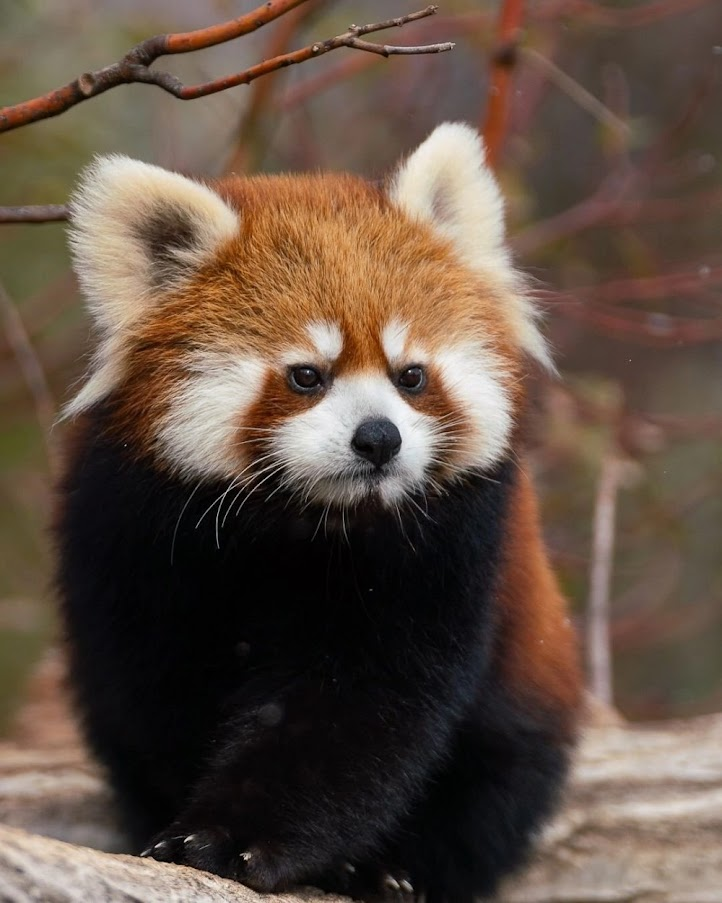
#> input picture buba.jpg, 722 x 903 px
$ jupyter execute lab1.ipynb
#> lines starting #> are read from the running program, lines starting #| are printed output that depends on the picture; after the words box and inside, x2 and y2 are one past the last pixel; in counts of white or black regions, pixels touching at a corner belong together
<a href="https://colab.research.google.com/github/danyathecoder/DSP/blob/main/lab1.ipynb" target="_parent"></a>

[cell 1]
import cv2 as cv
import matplotlib.pyplot as plt
import numpy as np
from PIL import Image, ImageDraw
from google.colab.patches import cv2_imshow

def convolution(image, kernel, average=False, verbose=False):
    if len(image.shape) == 3:
        print("Found 3 Channels : {}".format(image.shape))
        image = cv.cvtColor(image, cv.COLOR_BGR2GRAY)
        print("Converted to Gray Channel. Size : {}".format(image.shape))
    else:
        print("Image Shape : {}".format(image.shape))

    print("Kernel Shape : {}".format(kernel.shape))

    if verbose:
        plt.imshow(image, cmap='gray')
        plt.title("Image")
        plt.show()

    image_row, image_col = image.shape
    kernel_row, kernel_col = kernel.shape

    output = np.zeros(image.shape)

    pad_height = int((kernel_row - 1) / 2)
    pad_width = int((kernel_col - 1) / 2)

    padded_image = np.zeros((image_row + (2 * pad_height), image_col + (2 * pad_width)))

    padded_image[pad_height:padded_image.shape[0] - pad_height, pad_width:padded_image.shape[1] - pad_width] = image

    if verbose:
        plt.imshow(padded_image, cmap='gray')
        plt.title("Padded Image")
        plt.show()

    for row in range(image_row):
        for col in range(image_col):
            output[row, col] = np.sum(kernel * padded_image[row:row + kernel_row, col:col + kernel_col])
            if average:
                output[row, col] /= kernel.shape[0] * kernel.shape[1]

    print("Output Image size : {}".format(output.shape))

    if verbose:
        plt.imshow(output, cmap='gray')
        plt.title("Output Image using {}X{} Kernel".format(kernel_row, kernel_col))
        plt.show()

    return output

def draw_bright_hist(img: np.ndarray) -> None:
  plt.hist(img.ravel(), 256, [0, 256])
  plt.show()

def binarize(img: np.ndarray, g_min: int, g_max: int) -> np.ndarray:
  h = img.shape[0]
  w = img.shape[1]
  new_img = np.zeros((h,w),np.uint8)
  for i in range(h):
    for j in range(w):
      for k in range(3):
        if img[i, j, k] > g_min and img[i, j, k] < g_max:
          new_img[i, j] = 255
        else:
          new_img[i, j] = 0

  return new_img

def sobel_operator(img: np.ndarray) -> np.ndarray:
    filter = np.array([[-1, 0, 1], [-2, 0, 2], [-1, 0, 1]])
    return convolution(img, filter)

def main() -> None:
  buba = cv.imread('buba.jpg')
#> buba is the input picture: shape (903, 722, 3); mean B, G, R 67.6, 80.2, 97.8
  draw_bright_hist(buba)
#> in draw_bright_hist, `plt.show()`:
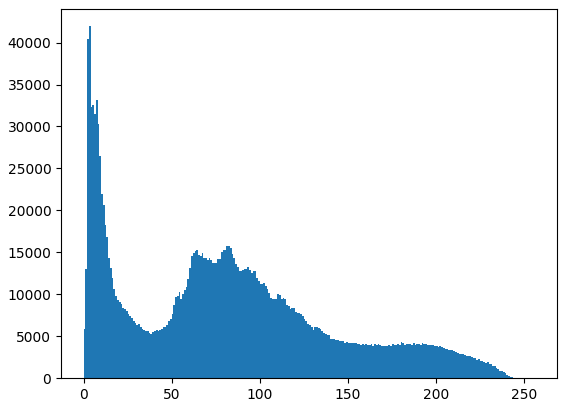
#> figure drawn by matplotlib, 1 panel; tallest bar 41949 high, from x = 3 to 4
  cv2_imshow(buba)

  binary_buba = binarize(buba, 100, 150)
#> after the loop in binarize, `for i in range(h):`:
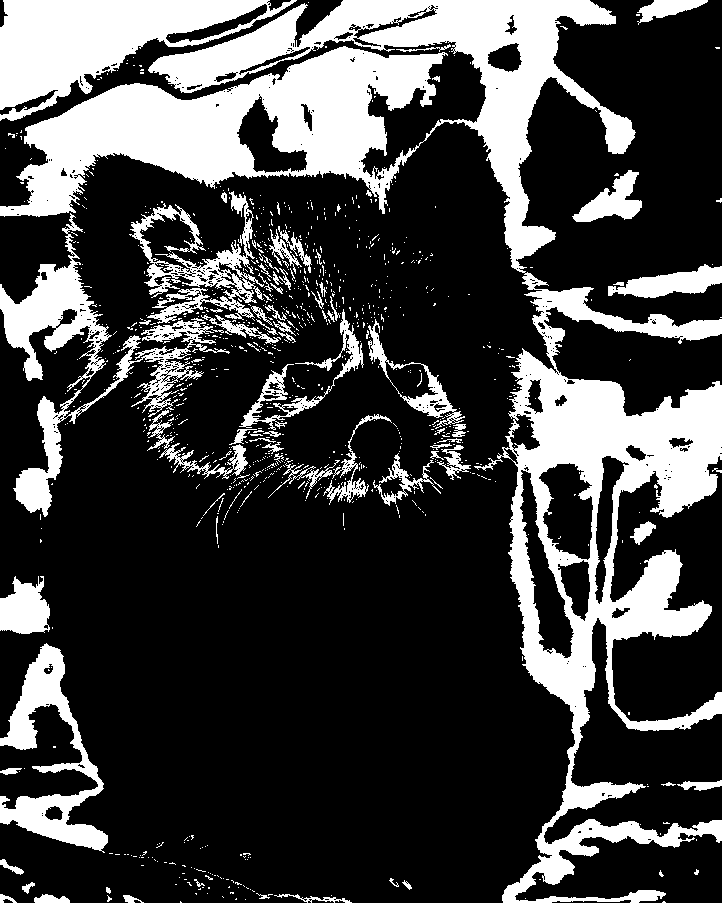
#> new_img: shape (903, 722); 26.1% white; 951 white regions (870 under 20 px), largest, box (x1, y1, x2, y2) and area: (0, 0, 722, 903) 107886, (0, 0, 297, 121) 16272, (0, 213, 230, 517) 12000
  draw_bright_hist(binary_buba)
#> in draw_bright_hist (call 2), `plt.show()`:
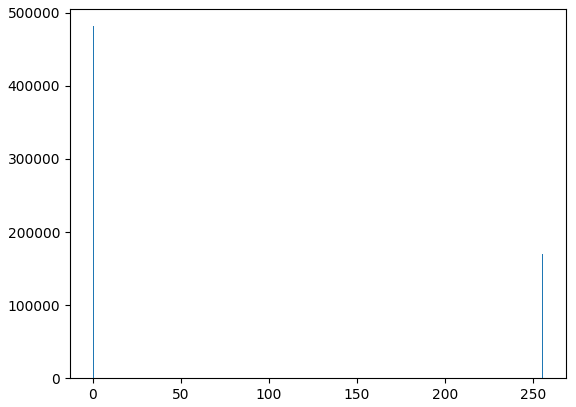
#> figure drawn by matplotlib, 1 panel; tallest bar 481723 high, from x = 0 to 1
  cv2_imshow(binary_buba)

  sobel_buba = sobel_operator(buba)
#| Found 3 Channels : (903, 722, 3)
#> in convolution, `image = cv.cvtColor(image, cv.COLOR_BGR2GRAY)`:
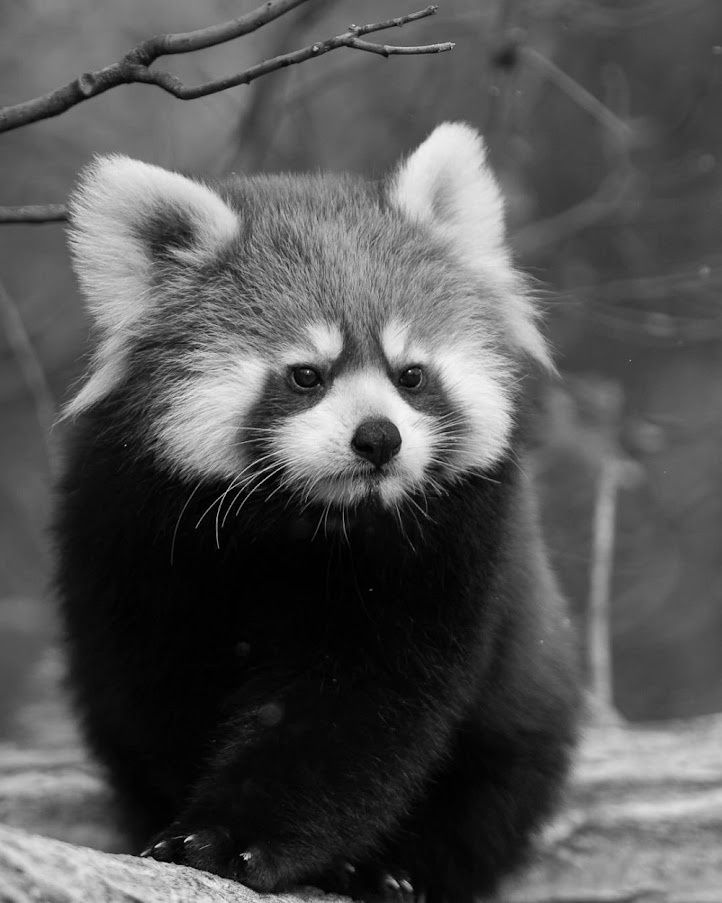
#> image: shape (903, 722); min 0, max 247, mean 84
#| Converted to Gray Channel. Size : (903, 722)
#> after the loop in convolution, `for row in range(image_row):`:
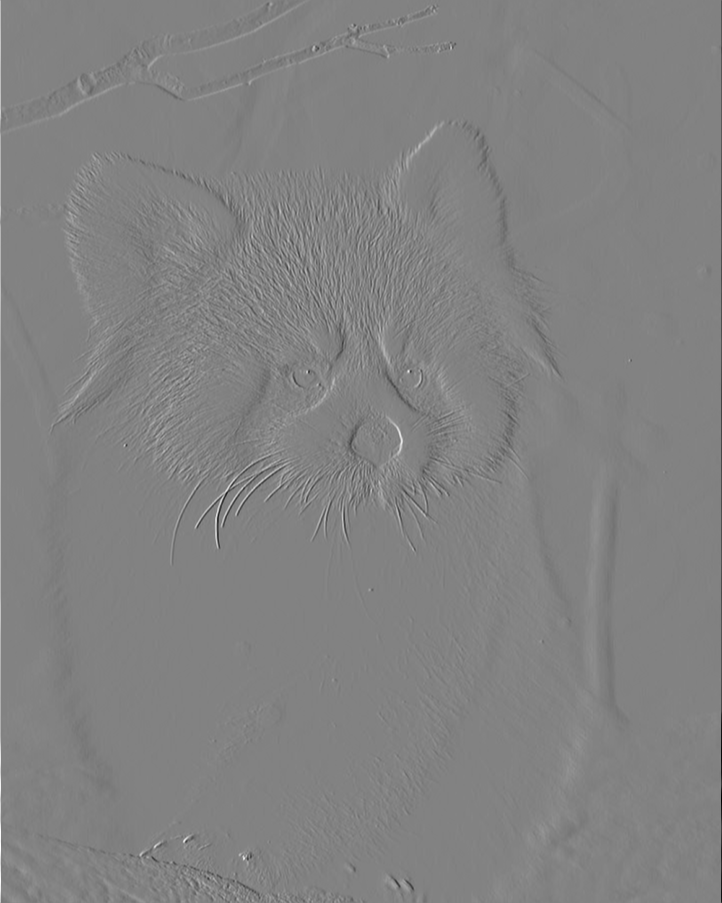
#> output: shape (903, 722) float64; min -847, max 812, mean 0; drawn with min black and max white
#| Output Image size : (903, 722)
  draw_bright_hist(sobel_buba)
#> in draw_bright_hist (call 3), `plt.show()`:
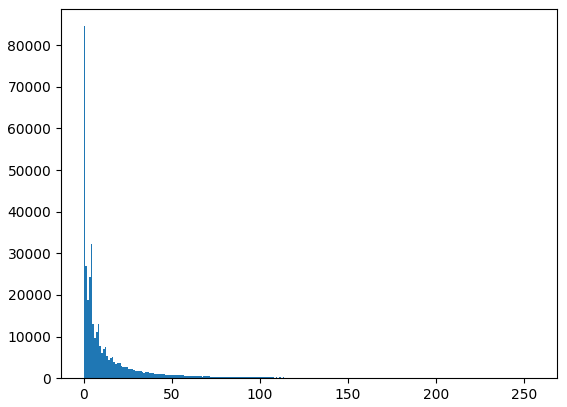
#> figure drawn by matplotlib, 1 panel; tallest bar 84560 high, from x = 0 to 1
  cv2_imshow(sobel_buba)

main()
